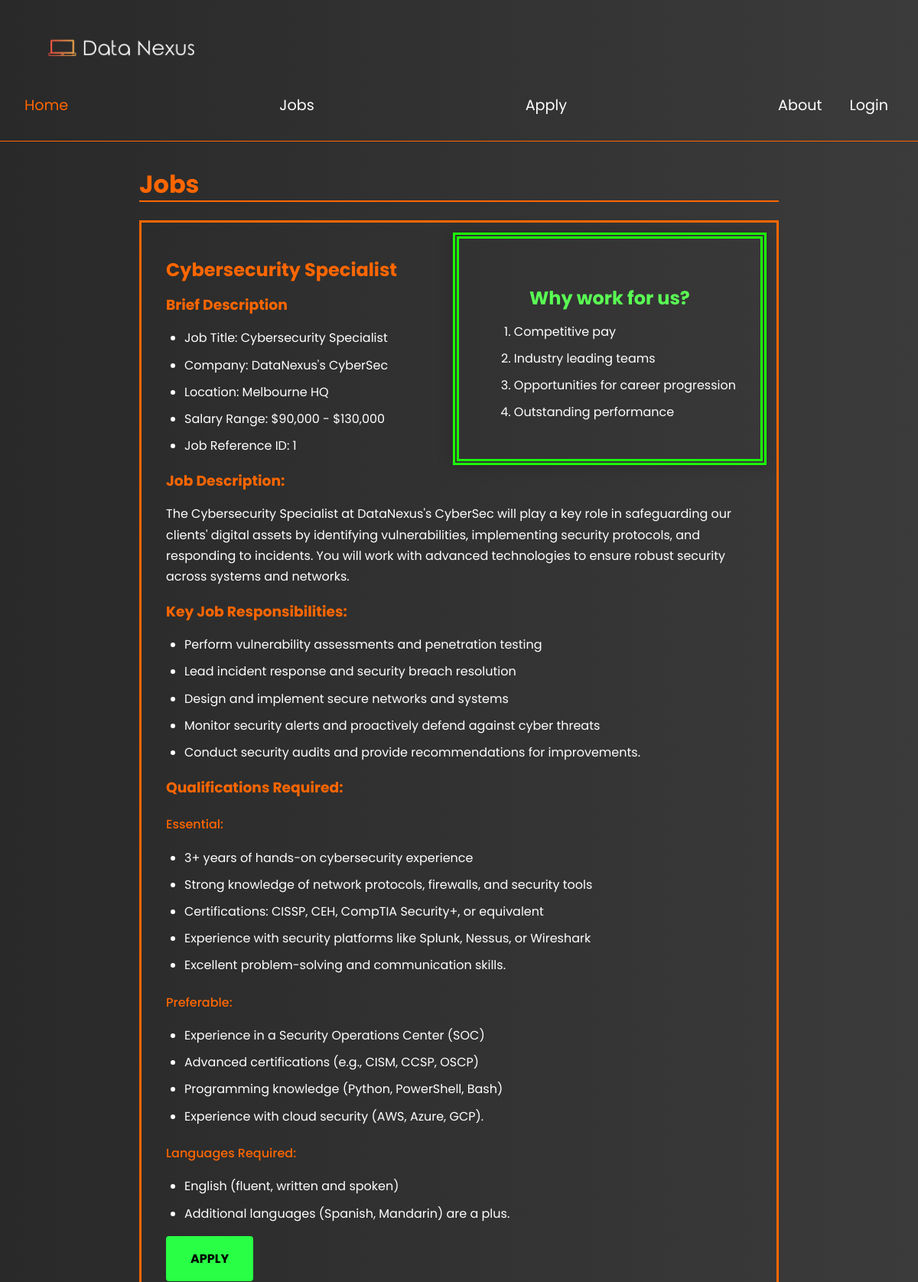
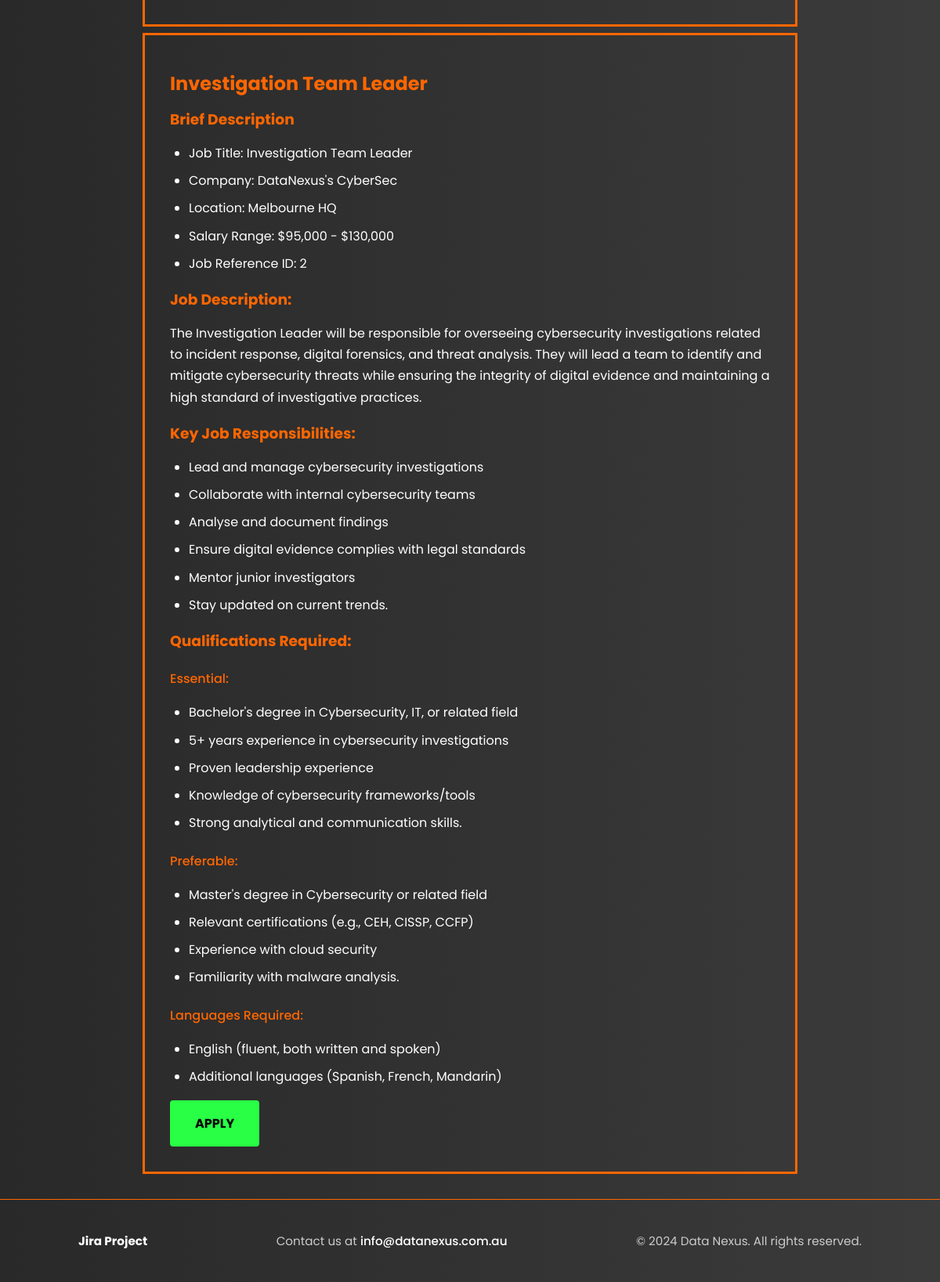
The page /web_tech_prj-main/jobs.php on the database its author committed (2 pictures, top to bottom).
### tables this page shows
CREATE TABLE `jobs` (
  `id` int(11) NOT NULL,
  `position` varchar(60) NOT NULL,
  `company` varchar(100) DEFAULT NULL,
  `location` varchar(50) DEFAULT NULL,
  `salary` varchar(40) DEFAULT NULL,
  `description` varchar(2000) DEFAULT NULL,
  `responsibilities` varchar(1000) DEFAULT NULL,
  `essential_qualifications` varchar(1000) DEFAULT NULL,
  `preferable_qualifications` varchar(1000) DEFAULT NULL,
  `languages` varchar(100) DEFAULT NULL
);

### web_tech_prj-main/jobs.php (the view, shortened to what this page needs)
<!DOCTYPE html>
<html lang="en">
<head>
    <link rel="stylesheet" href="styles/styles.css">
</head>
<body>
    <?php
    include 'nav.inc';
    require_once 'settings.php';
    ?>
    <main>
        <section id="jobs">
            <h1>Jobs</h1>
            <aside>
                <h2>Why work for us?</h2>
                <ol>
                    <li>Competitive pay</li>
                    <li>Industry leading teams</li>
                    <li>Opportunities for career progression</li>
                    <li>Outstanding performance</li>
                </ol>
            </aside>
                <?php
                function put_in_list($str) {
                    echo "<ul>";
                    $strArr = explode(". ", $str);
                    foreach ($strArr as $sentence) {
                        echo "<li>" . $sentence . "</li>";
                    }
                    echo "</ul>";
                }
                $sql = "SELECT * FROM jobs";
                $result = mysqli_query($conn, $sql);
                $jobs = [];
                if ($result && mysqli_num_rows($result) > 0) {
                    while ($row = mysqli_fetch_assoc($result)) {
                        $job = new Jobs();
                        $job->id = $row['id'];
                        $job->position = $row['position'];
                        $job->company = $row['company'];
                        $job->location = $row['location'];
                        $job->salary = $row['salary'];
                        $job->description = $row['description'];
                        $job->responsibilities = $row['responsibilities'];
                        $job->essential_qualifications = $row['essential_qualifications'];
                        $job->preferable_qualifications = $row['preferable_qualifications'];
                        $job->languages = $row['languages'];
                        $jobs[] = $job;
                    }
                }
                $i = 0;
                while ($i < count($jobs)) {
                    $job = $jobs[$i];
                    echo "<section class='job_position'>";
                    echo "<h2>" . $job->position ."</h2>";
                    echo "<h3>Brief Description</h3>";
                    echo "<ul>";
                    echo "<li>Job Title: " . $job->position . "</li>";
                    echo "<li>Company: " . $job->company . "</li>";
                    echo "<li>Location: " . $job->location . "</li>";
                    echo "<li>Salary Range: " . $job->salary . "</li>";
                    echo "<li>Job Reference ID: " . $job->id . "</li>";
                    echo "</ul>";
                    echo "<h3>Job Description:</h3>";
                    echo "<p>" . $job->description . "</p>";
                    echo "<h3>Key Job Responsibilities:</h3>";
                    put_in_list($job->responsibilities);
                    echo "<h3>Qualifications Required:</h3>";
                    echo "<h4>Essential:</h4>";
                    echo "<h4>Preferable:</h4>";
                    echo "<h4>Languages Required:</h4>";
                    echo "<a href='apply.php' class='jobs-apply'>APPLY</a>";
                    echo "</section>";
                    $i++;
                }
               echo "</section>";
                ?>
    </main>
<?php
include 'footer.inc';
?>
</body>
</html>

### web_tech_prj-main/styles/styles.css (style rules this page uses)
html, body { height: 100%; font-family: 'Poppins', sans-serif; color: white; overflow-x: hidden; max-width: 100%; }
*, *::before, *::after { box-sizing: border-box; }
body { display: flex; flex-direction: column; }
main { flex: 1; }
main { background: linear-gradient(to right, #292929, #3b3b3b); }
body { background: linear-gradient(to right, #292929, #3b3b3b); margin: 0; font-family: 'Poppins', sans-serif; color: white; }
* { line-height: 1.7rem; }
h1, h2, h3, h4, h5 { color: #ff6600; margin-bottom: 0.5rem; }
h1 { font-size: 2rem; border-bottom: 2px solid #ff6600; padding-bottom: 0.5rem; margin-bottom: 1.5rem; }
h2 { font-size: 1.5rem; margin-top: 2rem; }
h4, h5 { font-weight: 500; }
.jobs-apply { background-color: #28ff45; color: rgb(0, 0, 0); border: none; padding: 1rem 2rem; border-radius: 4px; cursor: pointer; text-decoration: none; display: inline-block; font-weight: bold; }
#cybersecurity_specialist_position, .job_position { border: #ff6600 solid 3px; animation: fadeSlideIn 1s ease-out forwards; margin-top: 0.5rem; }
aside { display: block; float: right; margin: 1rem; border-style: double; border-width: 0.5rem; border-color: #1cff08; box-shadow: 0 0 20px rgba(0, 0, 0, 0.2); padding: 2em; animation: fadeSlideIn 1s ease-out forwards; }
aside h2 { color: #59ff53; text-align: center; }
#form, section { padding: 2rem; max-width: 900px; margin: 0 auto; padding-top: 1rem; }
ul { padding-left: 1.5rem; }
li { margin-bottom: 0.5rem; }
html { scroll-behavior: smooth; }

### rows shown on the page
jobs: position "Cybersecurity Specialist", company "DataNexus's CyberSec", location "Melbourne HQ", salary "$90,000 - $130,000", id "1", description "The Cybersecurity Specialist at DataNexus's CyberSec will play a key role in safeguarding our clients' digital assets by identifying vulnerabilities, implementing security protocols, and responding to incidents. You will work with advanced technologies to ensure robust security across systems and networks.", responsibilities "Perform vulnerability assessments and penetration testing", responsibilities "Lead incident response and security breach resolution", responsibilities "Design and implement secure networks and systems", responsibilities "Monitor security alerts and proactively defend against cyber threats", responsibilities "Conduct security audits and provide recommendations for improvements.", essential_qualifications "3+ years of hands-on cybersecurity experience", essential_qualifications "Strong knowledge of network protocols, firewalls, and security tools", essential_qualifications "Certifications: CISSP, CEH, CompTIA Security+, or equivalent", essential_qualifications "Experience with security platforms like Splunk, Nessus, or Wireshark", essential_qualifications "Excellent problem-solving and communication skills.", preferable_qualifications "Experience in a Security Operations Center (SOC)", preferable_qualifications "Advanced certifications (e.g., CISM, CCSP, OSCP)", preferable_qualifications "Programming knowledge (Python, PowerShell, Bash)", preferable_qualifications "Experience with cloud security (AWS, Azure, GCP).", languages "English (fluent, written and spoken)", languages "Additional languages (Spanish, Mandarin) are a plus."
jobs: position "Investigation Team Leader", company "DataNexus's CyberSec", location "Melbourne HQ", salary "$95,000 - $130,000", id "2", description "The Investigation Leader will be responsible for overseeing cybersecurity investigations related to incident response, digital forensics, and threat analysis. They will lead a team to identify and mitigate cybersecurity threats while ensuring the integrity of digital evidence and maintaining a high standard of investigative practices.", responsibilities "Lead and manage cybersecurity investigations", responsibilities "Collaborate with internal cybersecurity teams", responsibilities "Analyse and document findings", responsibilities "Ensure digital evidence complies with legal standards", responsibilities "Mentor junior investigators", responsibilities "Stay updated on current trends.", essential_qualifications "Bachelor's degree in Cybersecurity, IT, or related field", essential_qualifications "5+ years experience in cybersecurity investigations", essential_qualifications "Proven leadership experience", essential_qualifications "Knowledge of cybersecurity frameworks/tools", essential_qualifications "Strong analytical and communication skills.", preferable_qualifications "Master's degree in Cybersecurity or related field", preferable_qualifications "Relevant certifications (e.g., CEH, CISSP, CCFP)", preferable_qualifications "Experience with cloud security", preferable_qualifications "Familiarity with malware analysis.", languages "English (fluent, both written and spoken)", languages "Additional languages (Spanish, French, Mandarin)"
